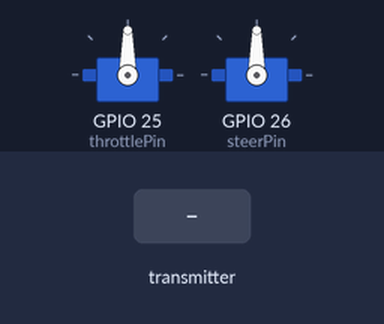
The sketch below on a simulated ESP32. Parts: 2 × servo. The inputs (shaded band) are chosen by the test bench.

Above: at 1.2 s.
1.3 s: the transmitter starts sending steer = 0
At 2.5 s:
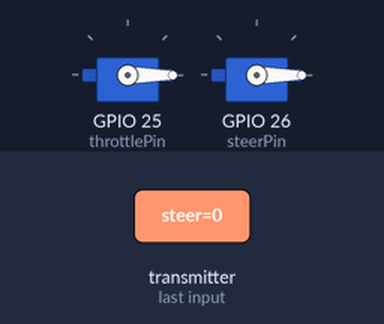
2.8 s: the transmitter starts sending throttle = 25
At 3.7 s:
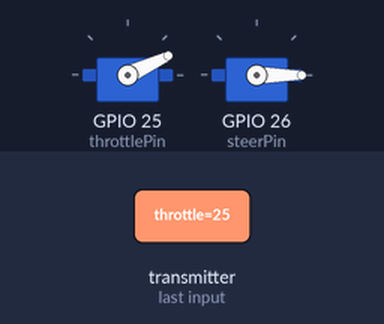
4.3 s: the transmitter starts sending steer = 25
At 4.9 s:
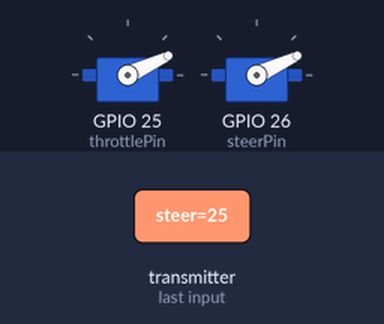
5.8 s: the transmitter starts sending throttle = 0
At 7.0 s:
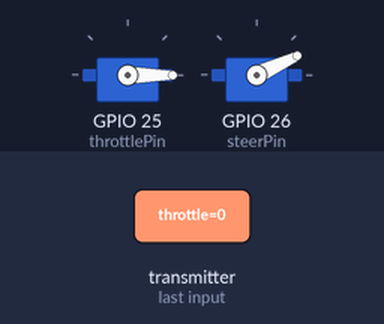
7.3 s: the transmitter starts sending steer = 50
At 8.3 s:
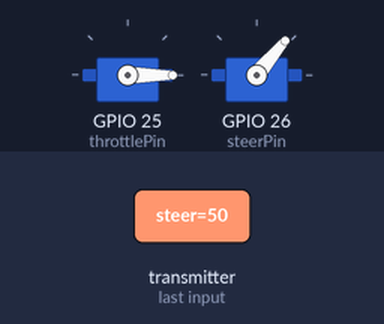
8.8 s: the transmitter starts sending throttle = 50
At 9.5 s:
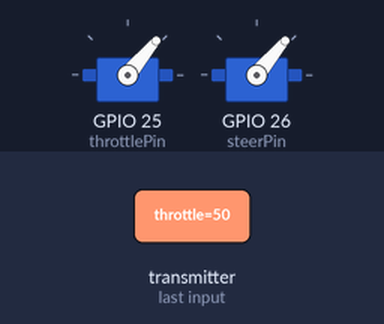
Timing chart, 0 to 11.3 s (numbered marks = the images above; inputs shaded):
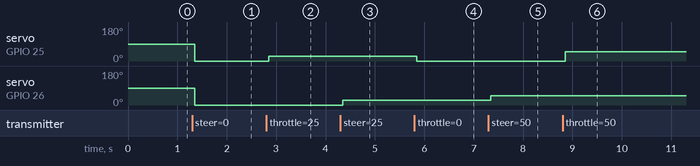

Measured:
- after the input at 1.3 s, servo on GPIO 25 (throttlePin), servo on GPIO 26 (steerPin): 90° → 0° after 0.05 s
- after the input at 2.8 s, servo on GPIO 25 (throttlePin): 0° → 25° after 0.05 s
- after the input at 4.3 s, servo on GPIO 26 (steerPin): 0° → 25° after 0.05 s
- after the input at 5.8 s, servo on GPIO 25 (throttlePin): 25° → 0° after 0.05 s
- after the input at 7.3 s, servo on GPIO 26 (steerPin): 25° → 50° after 0.05 s
- after the input at 8.8 s, servo on GPIO 25 (throttlePin): 0° → 50° after 0.05 s

The sketch:

ESP-NOW_Receiver.ino
```cpp
#include<esp_now.h>
#include<WiFi.h>
#include <ESP32Servo.h>

typedef struct controlMessage {
  float steer;
  float throttle;
} controlMessage;

controlMessage cData;

Servo throttleServo;
Servo steerServo;

int throttlePin = 25;
int steerPin = 26;
int throttleMin = 500; // 1000 for steer, 500 for throttle
int throttleMax = 1500; // 3000 for steer. 1500 for throttle
int steerMin = 1000;
int steerMax = 3000;


void OnDataRecv(const uint8_t *mac_addr, const uint8_t *incomingData, int len){
  memcpy(&cData, incomingData, sizeof(cData));
//  Serial.print("Data received: ");
//  Serial.println(len);
//  Serial.print("Steer Value:");
//  Serial.print(cData.steer);
//  Serial.print("     Throttle Value:");
//  Serial.println(cData.throttle);

  throttleServo.write(cData.throttle);
  steerServo.write(cData.steer);

  // necessary to not upset watchdog
  delay(1);
}

void setup() {
  // put your setup code here, to run once:


  Serial.begin(115200);

  WiFi.mode(WIFI_STA);

  if (esp_now_init() != ESP_OK){
    Serial.println("Error initializing ESP-NOW");
    return;
  }

  esp_now_register_recv_cb(OnDataRecv);
  // Allow allocation of all timers
  ESP32PWM::allocateTimer(0);
  ESP32PWM::allocateTimer(1);
  ESP32PWM::allocateTimer(2);
  ESP32PWM::allocateTimer(3);
  throttleServo.setPeriodHertz(50);    // standard 50 hz servoMax
  steerServo.setTimerWidth(30);
  throttleServo.attach(throttlePin, throttleMin, throttleMax);
  steerServo.attach(steerPin, steerMin, steerMax);

}

void loop() {
  // put your main code here, to run repeatedly:

}
```
